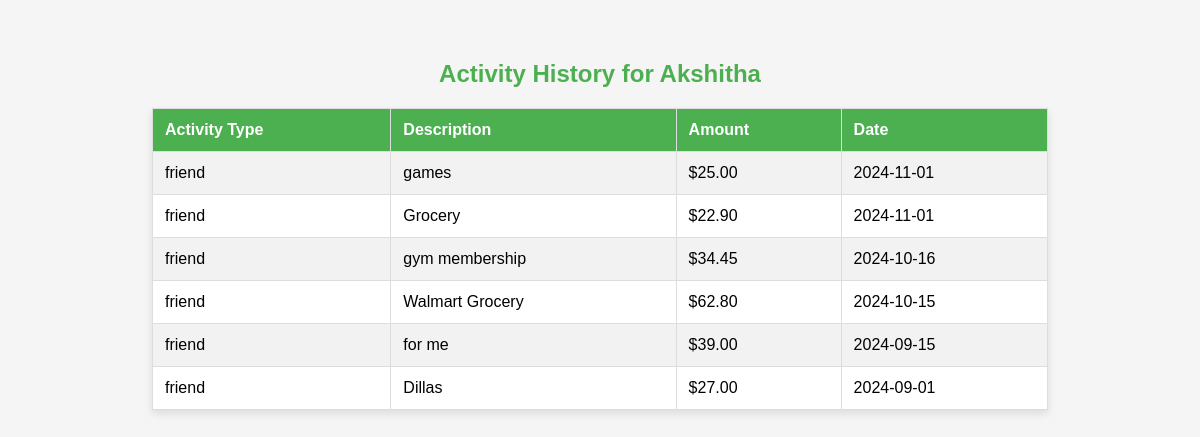
The page /user_activity (signed in) on the database as committed earlier.
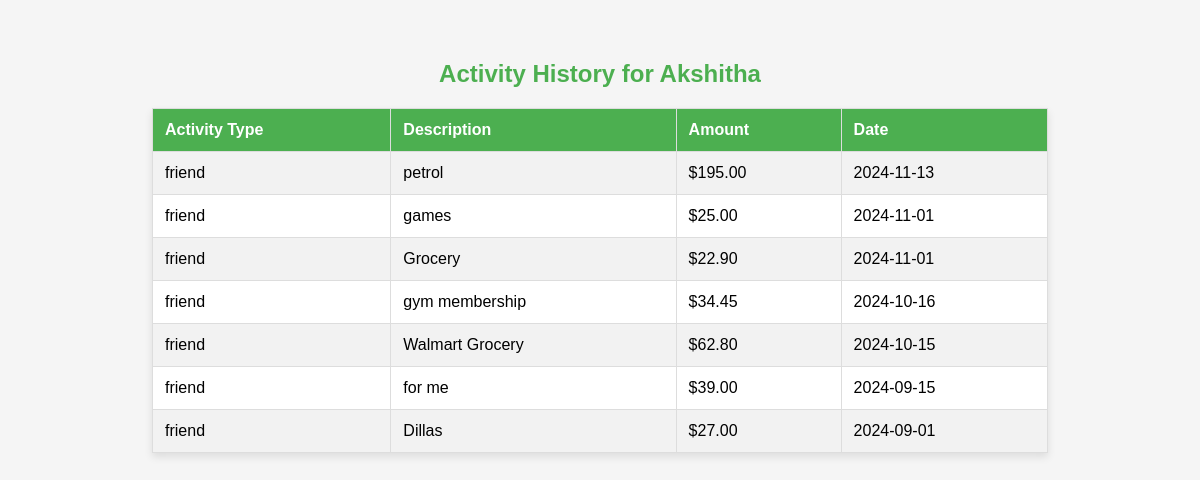
The same page on the database as committed later.
### tables this page shows
CREATE TABLE expense (expenseid integer PRIMARY key AUTOINCREMENT,expensename text,creatorid INTEGER , partnerid int, total INTEGER, creatoramount integer, partneramount integer, createdon date,
FOREIGN key (creatorid) 
REFERENCES users(id),FOREIGN key(partnerid) REFERENCES users(id) );

### app.py (the view)
@app.route('/user_activity')
def user_activity():
    if 'username' not in session:
        flash("Please log in to view your activity history.", "warning")
        return redirect(url_for('login'))
    logged_in_user = session.get('username')
    conn = sqlite3.connect(db_path)
    cursor = conn.cursor()
    cursor.execute('SELECT id FROM users WHERE name = ?', (logged_in_user,))
    user_id_result = cursor.fetchone()
    user_id = user_id_result[0] if user_id_result else None
    if not user_id:
        flash("User not found", "danger")
        return redirect(url_for('login'))
    print(f"Logged in user: {logged_in_user}, user_id: {user_id}")
    cursor.execute('''
        SELECT 'friend' AS activity_type,
               expensename AS description,
               total/2 AS user_share,
               createdon AS date
        FROM expense
        WHERE creatorid = ? OR partnerid = ?
        ORDER BY date DESC
    ''', (user_id, user_id))
    friend_activities = cursor.fetchall()
    cursor.execute('''
        SELECT 'group' AS activity_type,
               category AS description,
               (total_amount - (total_amount / (SELECT COUNT(*) FROM members WHERE group_name = ge.group_name))) AS user_share,
               date
        FROM group_expenses ge
        WHERE group_name IN (SELECT group_name FROM members WHERE name = ?)
        ORDER BY date DESC
    ''', (logged_in_user,))
    group_activities = cursor.fetchall()
    user_activities = friend_activities + group_activities
    print(f"Combined activities: {user_activities}")
    conn.close()
    if not user_activities:
        flash("No activity history found.", "info")
    return render_template('user_activity.html', user_activities=user_activities, username=logged_in_user)

### templates/user_activity.html (shortened to what this page needs)
<!DOCTYPE html>
<html lang="en">
<head>
</head>
<body>
    <h2>Activity History for {{ username }}</h2>
    {% if user_activities %}
    <table>
        <tr>
            <th>Activity Type</th>
            <th>Description</th>
            <th>Amount</th>
            <th>Date</th>
        </tr>
        {% for activity in user_activities %}
        <tr>
            <td>{{ activity[0] }}</td>
            <td>{{ activity[1] }}</td>
            <td>${{ "%.2f"|format(activity[2] if activity[2] is not none else 0) }}</td>
            <td>{{ activity[3] }}</td>
        </tr>
        {% endfor %}
    </table>
    {% else %}
    <div class="no-activity">
        <p>No activity history found.</p>
    </div>
    {% endif %}
</body>
</html>

Rows that differ between the two databases and show on the page:
added expense: activity "friend", expensename "petrol", activity "195.00", createdon "2024-11-13"
